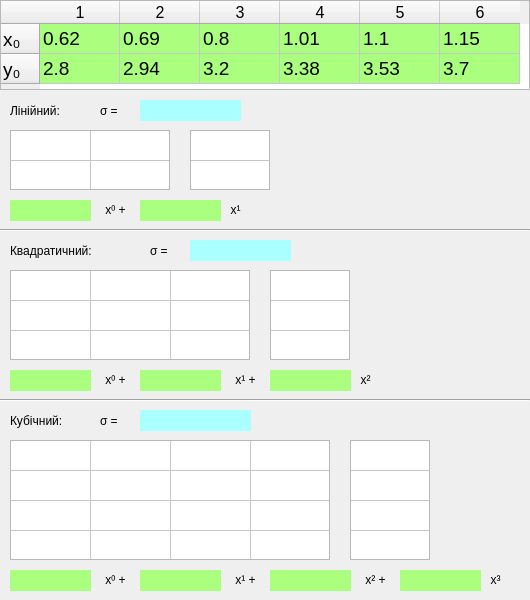
<?xml version="1.0" encoding="UTF-8"?>
<ui version="4.0">
 <class>MainWindow</class>
 <widget class="QMainWindow" name="MainWindow">
  <property name="geometry">
   <rect>
    <x>0</x>
    <y>0</y>
    <width>530</width>
    <height>600</height>
   </rect>
  </property>
  <property name="minimumSize">
   <size>
    <width>530</width>
    <height>600</height>
   </size>
  </property>
  <property name="maximumSize">
   <size>
    <width>530</width>
    <height>600</height>
   </size>
  </property>
  <property name="windowTitle">
   <string>Апроксимація функції</string>
  </property>
  <widget class="QWidget" name="centralwidget">
   <widget class="QLabel" name="label">
    <property name="geometry">
     <rect>
      <x>10</x>
      <y>100</y>
      <width>91</width>
      <height>21</height>
     </rect>
    </property>
    <property name="styleSheet">
     <string notr="true">font: 14pt &quot;MS Shell Dlg 2&quot;;</string>
    </property>
    <property name="text">
     <string>Лінійний:</string>
    </property>
   </widget>
   <widget class="QTableWidget" name="matrix1">
    <property name="geometry">
     <rect>
      <x>10</x>
      <y>130</y>
      <width>160</width>
      <height>60</height>
     </rect>
    </property>
    <property name="sizePolicy">
     <sizepolicy hsizetype="Expanding" vsizetype="Expanding">
      <horstretch>160</horstretch>
      <verstretch>60</verstretch>
     </sizepolicy>
    </property>
    <property name="minimumSize">
     <size>
      <width>160</width>
      <height>60</height>
     </size>
    </property>
    <property name="styleSheet">
     <string notr="true">font: 12pt &quot;Segoe UI&quot;;</string>
    </property>
    <property name="verticalScrollBarPolicy">
     <enum>Qt::ScrollBarAlwaysOff</enum>
    </property>
    <property name="horizontalScrollBarPolicy">
     <enum>Qt::ScrollBarAlwaysOff</enum>
    </property>
    <property name="editTriggers">
     <set>QAbstractItemView::NoEditTriggers</set>
    </property>
    <attribute name="horizontalHeaderVisible">
     <bool>false</bool>
    </attribute>
    <attribute name="horizontalHeaderMinimumSectionSize">
     <number>50</number>
    </attribute>
    <attribute name="horizontalHeaderDefaultSectionSize">
     <number>80</number>
    </attribute>
    <attribute name="verticalHeaderVisible">
     <bool>false</bool>
    </attribute>
    <attribute name="verticalHeaderMinimumSectionSize">
     <number>30</number>
    </attribute>
    <row>
     <property name="text">
      <string>New Row</string>
     </property>
    </row>
    <row>
     <property name="text">
      <string>New Row</string>
     </property>
    </row>
    <column>
     <property name="text">
      <string>New Column</string>
     </property>
    </column>
    <column>
     <property name="text">
      <string>New Column</string>
     </property>
    </column>
   </widget>
   <widget class="QTableWidget" name="vector1">
    <property name="geometry">
     <rect>
      <x>190</x>
      <y>130</y>
      <width>80</width>
      <height>60</height>
     </rect>
    </property>
    <property name="minimumSize">
     <size>
      <width>80</width>
      <height>60</height>
     </size>
    </property>
    <property name="maximumSize">
     <size>
      <width>80</width>
      <height>60</height>
     </size>
    </property>
    <property name="styleSheet">
     <string notr="true">font: 12pt &quot;Segoe UI&quot;;</string>
    </property>
    <property name="verticalScrollBarPolicy">
     <enum>Qt::ScrollBarAlwaysOff</enum>
    </property>
    <property name="horizontalScrollBarPolicy">
     <enum>Qt::ScrollBarAlwaysOff</enum>
    </property>
    <property name="editTriggers">
     <set>QAbstractItemView::NoEditTriggers</set>
    </property>
    <attribute name="horizontalHeaderVisible">
     <bool>false</bool>
    </attribute>
    <attribute name="horizontalHeaderMinimumSectionSize">
     <number>50</number>
    </attribute>
    <attribute name="horizontalHeaderDefaultSectionSize">
     <number>80</number>
    </attribute>
    <attribute name="verticalHeaderVisible">
     <bool>false</bool>
    </attribute>
    <attribute name="verticalHeaderMinimumSectionSize">
     <number>30</number>
    </attribute>
    <row>
     <property name="text">
      <string>New Row</string>
     </property>
    </row>
    <row>
     <property name="text">
      <string>New Row</string>
     </property>
    </row>
    <column>
     <property name="text">
      <string>New Column</string>
     </property>
    </column>
   </widget>
   <widget class="QTableWidget" name="vector2">
    <property name="geometry">
     <rect>
      <x>270</x>
      <y>270</y>
      <width>80</width>
      <height>90</height>
     </rect>
    </property>
    <property name="minimumSize">
     <size>
      <width>80</width>
      <height>90</height>
     </size>
    </property>
    <property name="maximumSize">
     <size>
      <width>80</width>
      <height>90</height>
     </size>
    </property>
    <property name="styleSheet">
     <string notr="true">font: 12pt &quot;Segoe UI&quot;;</string>
    </property>
    <property name="verticalScrollBarPolicy">
     <enum>Qt::ScrollBarAlwaysOff</enum>
    </property>
    <property name="horizontalScrollBarPolicy">
     <enum>Qt::ScrollBarAlwaysOff</enum>
    </property>
    <property name="editTriggers">
     <set>QAbstractItemView::NoEditTriggers</set>
    </property>
    <attribute name="horizontalHeaderVisible">
     <bool>false</bool>
    </attribute>
    <attribute name="horizontalHeaderMinimumSectionSize">
     <number>50</number>
    </attribute>
    <attribute name="horizontalHeaderDefaultSectionSize">
     <number>80</number>
    </attribute>
    <attribute name="verticalHeaderVisible">
     <bool>false</bool>
    </attribute>
    <attribute name="verticalHeaderMinimumSectionSize">
     <number>30</number>
    </attribute>
    <row>
     <property name="text">
      <string>New Row</string>
     </property>
    </row>
    <row>
     <property name="text">
      <string>New Row</string>
     </property>
    </row>
    <row>
     <property name="text">
      <string>New Row</string>
     </property>
    </row>
    <column>
     <property name="text">
      <string>New Column</string>
     </property>
    </column>
   </widget>
   <widget class="QTableWidget" name="matrix2">
    <property name="geometry">
     <rect>
      <x>10</x>
      <y>270</y>
      <width>240</width>
      <height>90</height>
     </rect>
    </property>
    <property name="minimumSize">
     <size>
      <width>240</width>
      <height>90</height>
     </size>
    </property>
    <property name="maximumSize">
     <size>
      <width>240</width>
      <height>90</height>
     </size>
    </property>
    <property name="styleSheet">
     <string notr="true">font: 12pt &quot;Segoe UI&quot;;</string>
    </property>
    <property name="verticalScrollBarPolicy">
     <enum>Qt::ScrollBarAlwaysOff</enum>
    </property>
    <property name="horizontalScrollBarPolicy">
     <enum>Qt::ScrollBarAlwaysOff</enum>
    </property>
    <property name="editTriggers">
     <set>QAbstractItemView::NoEditTriggers</set>
    </property>
    <attribute name="horizontalHeaderVisible">
     <bool>false</bool>
    </attribute>
    <attribute name="horizontalHeaderMinimumSectionSize">
     <number>50</number>
    </attribute>
    <attribute name="horizontalHeaderDefaultSectionSize">
     <number>80</number>
    </attribute>
    <attribute name="verticalHeaderVisible">
     <bool>false</bool>
    </attribute>
    <attribute name="verticalHeaderMinimumSectionSize">
     <number>30</number>
    </attribute>
    <row>
     <property name="text">
      <string>New Row</string>
     </property>
    </row>
    <row>
     <property name="text">
      <string>New Row</string>
     </property>
    </row>
    <row>
     <property name="text">
      <string>New Row</string>
     </property>
    </row>
    <column>
     <property name="text">
      <string>New Column</string>
     </property>
    </column>
    <column>
     <property name="text">
      <string>New Column</string>
     </property>
    </column>
    <column>
     <property name="text">
      <string>New Column</string>
     </property>
    </column>
   </widget>
   <widget class="QTableWidget" name="matrix3">
    <property name="geometry">
     <rect>
      <x>10</x>
      <y>440</y>
      <width>320</width>
      <height>120</height>
     </rect>
    </property>
    <property name="minimumSize">
     <size>
      <width>320</width>
      <height>120</height>
     </size>
    </property>
    <property name="maximumSize">
     <size>
      <width>320</width>
      <height>120</height>
     </size>
    </property>
    <property name="styleSheet">
     <string notr="true">font: 12pt &quot;Segoe UI&quot;;</string>
    </property>
    <property name="verticalScrollBarPolicy">
     <enum>Qt::ScrollBarAlwaysOff</enum>
    </property>
    <property name="horizontalScrollBarPolicy">
     <enum>Qt::ScrollBarAlwaysOff</enum>
    </property>
    <property name="editTriggers">
     <set>QAbstractItemView::NoEditTriggers</set>
    </property>
    <attribute name="horizontalHeaderVisible">
     <bool>false</bool>
    </attribute>
    <attribute name="horizontalHeaderMinimumSectionSize">
     <number>50</number>
    </attribute>
    <attribute name="horizontalHeaderDefaultSectionSize">
     <number>80</number>
    </attribute>
    <attribute name="verticalHeaderVisible">
     <bool>false</bool>
    </attribute>
    <attribute name="verticalHeaderMinimumSectionSize">
     <number>30</number>
    </attribute>
    <row>
     <property name="text">
      <string>New Row</string>
     </property>
    </row>
    <row>
     <property name="text">
      <string>New Row</string>
     </property>
    </row>
    <row>
     <property name="text">
      <string>New Row</string>
     </property>
    </row>
    <row>
     <property name="text">
      <string>New Row</string>
     </property>
    </row>
    <column>
     <property name="text">
      <string>New Column</string>
     </property>
    </column>
    <column>
     <property name="text">
      <string>New Column</string>
     </property>
    </column>
    <column>
     <property name="text">
      <string>New Column</string>
     </property>
    </column>
    <column>
     <property name="text">
      <string>New Column</string>
     </property>
    </column>
   </widget>
   <widget class="QTableWidget" name="vector3">
    <property name="geometry">
     <rect>
      <x>350</x>
      <y>440</y>
      <width>80</width>
      <height>120</height>
     </rect>
    </property>
    <property name="minimumSize">
     <size>
      <width>80</width>
      <height>120</height>
     </size>
    </property>
    <property name="maximumSize">
     <size>
      <width>80</width>
      <height>120</height>
     </size>
    </property>
    <property name="styleSheet">
     <string notr="true">font: 12pt &quot;Segoe UI&quot;;</string>
    </property>
    <property name="verticalScrollBarPolicy">
     <enum>Qt::ScrollBarAlwaysOff</enum>
    </property>
    <property name="horizontalScrollBarPolicy">
     <enum>Qt::ScrollBarAlwaysOff</enum>
    </property>
    <property name="editTriggers">
     <set>QAbstractItemView::NoEditTriggers</set>
    </property>
    <attribute name="horizontalHeaderVisible">
     <bool>false</bool>
    </attribute>
    <attribute name="horizontalHeaderMinimumSectionSize">
     <number>50</number>
    </attribute>
    <attribute name="horizontalHeaderDefaultSectionSize">
     <number>80</number>
    </attribute>
    <attribute name="verticalHeaderVisible">
     <bool>false</bool>
    </attribute>
    <attribute name="verticalHeaderMinimumSectionSize">
     <number>30</number>
    </attribute>
    <row>
     <property name="text">
      <string>New Row</string>
     </property>
    </row>
    <row>
     <property name="text">
      <string>New Row</string>
     </property>
    </row>
    <row>
     <property name="text">
      <string>New Row</string>
     </property>
    </row>
    <row>
     <property name="text">
      <string>New Row</string>
     </property>
    </row>
    <column>
     <property name="text">
      <string>New Column</string>
     </property>
    </column>
   </widget>
   <widget class="QLabel" name="label_2">
    <property name="geometry">
     <rect>
      <x>10</x>
      <y>240</y>
      <width>141</width>
      <height>21</height>
     </rect>
    </property>
    <property name="styleSheet">
     <string notr="true">font: 14pt &quot;MS Shell Dlg 2&quot;;</string>
    </property>
    <property name="text">
     <string>Квадратичний:</string>
    </property>
   </widget>
   <widget class="QLabel" name="label_3">
    <property name="geometry">
     <rect>
      <x>10</x>
      <y>410</y>
      <width>91</width>
      <height>21</height>
     </rect>
    </property>
    <property name="styleSheet">
     <string notr="true">font: 14pt &quot;MS Shell Dlg 2&quot;;</string>
    </property>
    <property name="text">
     <string>Кубічний:</string>
    </property>
   </widget>
   <widget class="QLineEdit" name="a0Linear">
    <property name="geometry">
     <rect>
      <x>10</x>
      <y>200</y>
      <width>81</width>
      <height>21</height>
     </rect>
    </property>
    <property name="styleSheet">
     <string notr="true">font: italic 14pt &quot;Segoe UI&quot;;
background-color: rgb(170, 255, 127);</string>
    </property>
    <property name="frame">
     <bool>false</bool>
    </property>
   </widget>
   <widget class="QLineEdit" name="a1Linear">
    <property name="geometry">
     <rect>
      <x>140</x>
      <y>200</y>
      <width>81</width>
      <height>21</height>
     </rect>
    </property>
    <property name="styleSheet">
     <string notr="true">font: italic 14pt &quot;Segoe UI&quot;;
background-color: rgb(170, 255, 127);</string>
    </property>
    <property name="frame">
     <bool>false</bool>
    </property>
   </widget>
   <widget class="QLabel" name="label_5">
    <property name="geometry">
     <rect>
      <x>220</x>
      <y>200</y>
      <width>31</width>
      <height>20</height>
     </rect>
    </property>
    <property name="styleSheet">
     <string notr="true">font: 14pt &quot;MS Shell Dlg 2&quot;;</string>
    </property>
    <property name="text">
     <string>x¹</string>
    </property>
    <property name="alignment">
     <set>Qt::AlignCenter</set>
    </property>
   </widget>
   <widget class="QLabel" name="label_6">
    <property name="geometry">
     <rect>
      <x>350</x>
      <y>370</y>
      <width>31</width>
      <height>20</height>
     </rect>
    </property>
    <property name="styleSheet">
     <string notr="true">font: 14pt &quot;MS Shell Dlg 2&quot;;</string>
    </property>
    <property name="text">
     <string>x²</string>
    </property>
    <property name="alignment">
     <set>Qt::AlignCenter</set>
    </property>
   </widget>
   <widget class="QLabel" name="label_7">
    <property name="geometry">
     <rect>
      <x>90</x>
      <y>200</y>
      <width>51</width>
      <height>21</height>
     </rect>
    </property>
    <property name="styleSheet">
     <string notr="true">font: 14pt &quot;MS Shell Dlg 2&quot;;</string>
    </property>
    <property name="text">
     <string>x⁰ +</string>
    </property>
    <property name="alignment">
     <set>Qt::AlignCenter</set>
    </property>
   </widget>
   <widget class="QLabel" name="label_12">
    <property name="geometry">
     <rect>
      <x>100</x>
      <y>100</y>
      <width>41</width>
      <height>21</height>
     </rect>
    </property>
    <property name="styleSheet">
     <string notr="true">font: 14pt &quot;MS Shell Dlg 2&quot;;</string>
    </property>
    <property name="text">
     <string>σ =</string>
    </property>
   </widget>
   <widget class="QLabel" name="label_14">
    <property name="geometry">
     <rect>
      <x>90</x>
      <y>370</y>
      <width>51</width>
      <height>21</height>
     </rect>
    </property>
    <property name="styleSheet">
     <string notr="true">font: 14pt &quot;MS Shell Dlg 2&quot;;</string>
    </property>
    <property name="text">
     <string>x⁰ +</string>
    </property>
    <property name="alignment">
     <set>Qt::AlignCenter</set>
    </property>
   </widget>
   <widget class="QLineEdit" name="a1Square">
    <property name="geometry">
     <rect>
      <x>140</x>
      <y>370</y>
      <width>81</width>
      <height>21</height>
     </rect>
    </property>
    <property name="styleSheet">
     <string notr="true">font: italic 14pt &quot;Segoe UI&quot;;
background-color: rgb(170, 255, 127);</string>
    </property>
    <property name="frame">
     <bool>false</bool>
    </property>
   </widget>
   <widget class="QLineEdit" name="a0Square">
    <property name="geometry">
     <rect>
      <x>10</x>
      <y>370</y>
      <width>81</width>
      <height>21</height>
     </rect>
    </property>
    <property name="styleSheet">
     <string notr="true">font: italic 14pt &quot;Segoe UI&quot;;
background-color: rgb(170, 255, 127);</string>
    </property>
    <property name="frame">
     <bool>false</bool>
    </property>
   </widget>
   <widget class="QLabel" name="label_16">
    <property name="geometry">
     <rect>
      <x>220</x>
      <y>370</y>
      <width>51</width>
      <height>20</height>
     </rect>
    </property>
    <property name="styleSheet">
     <string notr="true">font: 14pt &quot;MS Shell Dlg 2&quot;;</string>
    </property>
    <property name="text">
     <string>x¹ +</string>
    </property>
    <property name="alignment">
     <set>Qt::AlignCenter</set>
    </property>
   </widget>
   <widget class="QLineEdit" name="a2Square">
    <property name="geometry">
     <rect>
      <x>270</x>
      <y>370</y>
      <width>81</width>
      <height>21</height>
     </rect>
    </property>
    <property name="styleSheet">
     <string notr="true">font: italic 14pt &quot;Segoe UI&quot;;
background-color: rgb(170, 255, 127);</string>
    </property>
    <property name="frame">
     <bool>false</bool>
    </property>
   </widget>
   <widget class="QLineEdit" name="error1">
    <property name="geometry">
     <rect>
      <x>140</x>
      <y>100</y>
      <width>101</width>
      <height>21</height>
     </rect>
    </property>
    <property name="styleSheet">
     <string notr="true">font: italic 14pt &quot;Segoe UI&quot;;
background-color: rgb(170, 255, 255);</string>
    </property>
    <property name="frame">
     <bool>false</bool>
    </property>
   </widget>
   <widget class="QLabel" name="label_17">
    <property name="geometry">
     <rect>
      <x>150</x>
      <y>240</y>
      <width>31</width>
      <height>21</height>
     </rect>
    </property>
    <property name="styleSheet">
     <string notr="true">font: 14pt &quot;MS Shell Dlg 2&quot;;</string>
    </property>
    <property name="text">
     <string>σ =</string>
    </property>
   </widget>
   <widget class="QLineEdit" name="error2">
    <property name="geometry">
     <rect>
      <x>190</x>
      <y>240</y>
      <width>101</width>
      <height>21</height>
     </rect>
    </property>
    <property name="styleSheet">
     <string notr="true">font: italic 14pt &quot;Segoe UI&quot;;
background-color: rgb(170, 255, 255);</string>
    </property>
    <property name="frame">
     <bool>false</bool>
    </property>
   </widget>
   <widget class="QLineEdit" name="a1Cube">
    <property name="geometry">
     <rect>
      <x>140</x>
      <y>570</y>
      <width>81</width>
      <height>21</height>
     </rect>
    </property>
    <property name="styleSheet">
     <string notr="true">font: italic 14pt &quot;Segoe UI&quot;;
background-color: rgb(170, 255, 127);</string>
    </property>
    <property name="frame">
     <bool>false</bool>
    </property>
   </widget>
   <widget class="QLabel" name="label_19">
    <property name="geometry">
     <rect>
      <x>90</x>
      <y>570</y>
      <width>51</width>
      <height>21</height>
     </rect>
    </property>
    <property name="styleSheet">
     <string notr="true">font: 14pt &quot;MS Shell Dlg 2&quot;;</string>
    </property>
    <property name="text">
     <string>x⁰ +</string>
    </property>
    <property name="alignment">
     <set>Qt::AlignCenter</set>
    </property>
   </widget>
   <widget class="QLineEdit" name="a0Cube">
    <property name="geometry">
     <rect>
      <x>10</x>
      <y>570</y>
      <width>81</width>
      <height>21</height>
     </rect>
    </property>
    <property name="styleSheet">
     <string notr="true">font: italic 14pt &quot;Segoe UI&quot;;
background-color: rgb(170, 255, 127);</string>
    </property>
    <property name="frame">
     <bool>false</bool>
    </property>
   </widget>
   <widget class="QLineEdit" name="error3">
    <property name="geometry">
     <rect>
      <x>140</x>
      <y>410</y>
      <width>111</width>
      <height>21</height>
     </rect>
    </property>
    <property name="styleSheet">
     <string notr="true">font: italic 14pt &quot;Segoe UI&quot;;
background-color: rgb(170, 255, 255);</string>
    </property>
    <property name="frame">
     <bool>false</bool>
    </property>
   </widget>
   <widget class="QLineEdit" name="a2Cube">
    <property name="geometry">
     <rect>
      <x>270</x>
      <y>570</y>
      <width>81</width>
      <height>21</height>
     </rect>
    </property>
    <property name="styleSheet">
     <string notr="true">font: italic 14pt &quot;Segoe UI&quot;;
background-color: rgb(170, 255, 127);</string>
    </property>
    <property name="frame">
     <bool>false</bool>
    </property>
   </widget>
   <widget class="QLabel" name="label_20">
    <property name="geometry">
     <rect>
      <x>100</x>
      <y>410</y>
      <width>41</width>
      <height>21</height>
     </rect>
    </property>
    <property name="styleSheet">
     <string notr="true">font: 14pt &quot;MS Shell Dlg 2&quot;;</string>
    </property>
    <property name="text">
     <string>σ =</string>
    </property>
   </widget>
   <widget class="QLabel" name="label_21">
    <property name="geometry">
     <rect>
      <x>220</x>
      <y>570</y>
      <width>51</width>
      <height>20</height>
     </rect>
    </property>
    <property name="styleSheet">
     <string notr="true">font: 14pt &quot;MS Shell Dlg 2&quot;;</string>
    </property>
    <property name="text">
     <string>x¹ +</string>
    </property>
    <property name="alignment">
     <set>Qt::AlignCenter</set>
    </property>
   </widget>
   <widget class="Line" name="line_2">
    <property name="geometry">
     <rect>
      <x>0</x>
      <y>390</y>
      <width>530</width>
      <height>21</height>
     </rect>
    </property>
    <property name="orientation">
     <enum>Qt::Horizontal</enum>
    </property>
   </widget>
   <widget class="Line" name="line_3">
    <property name="geometry">
     <rect>
      <x>0</x>
      <y>220</y>
      <width>530</width>
      <height>21</height>
     </rect>
    </property>
    <property name="orientation">
     <enum>Qt::Horizontal</enum>
    </property>
   </widget>
   <widget class="QLineEdit" name="a3Cube">
    <property name="geometry">
     <rect>
      <x>400</x>
      <y>570</y>
      <width>81</width>
      <height>21</height>
     </rect>
    </property>
    <property name="styleSheet">
     <string notr="true">font: italic 14pt &quot;Segoe UI&quot;;
background-color: rgb(170, 255, 127);</string>
    </property>
    <property name="frame">
     <bool>false</bool>
    </property>
   </widget>
   <widget class="QLabel" name="label_9">
    <property name="geometry">
     <rect>
      <x>480</x>
      <y>570</y>
      <width>31</width>
      <height>20</height>
     </rect>
    </property>
    <property name="styleSheet">
     <string notr="true">font: 14pt &quot;MS Shell Dlg 2&quot;;</string>
    </property>
    <property name="text">
     <string>x³</string>
    </property>
    <property name="alignment">
     <set>Qt::AlignCenter</set>
    </property>
   </widget>
   <widget class="QLabel" name="label_22">
    <property name="geometry">
     <rect>
      <x>350</x>
      <y>570</y>
      <width>51</width>
      <height>20</height>
     </rect>
    </property>
    <property name="styleSheet">
     <string notr="true">font: 14pt &quot;MS Shell Dlg 2&quot;;</string>
    </property>
    <property name="text">
     <string>x² +</string>
    </property>
    <property name="alignment">
     <set>Qt::AlignCenter</set>
    </property>
   </widget>
   <widget class="QTableWidget" name="inputTable">
    <property name="geometry">
     <rect>
      <x>0</x>
      <y>0</y>
      <width>530</width>
      <height>90</height>
     </rect>
    </property>
    <property name="minimumSize">
     <size>
      <width>530</width>
      <height>90</height>
     </size>
    </property>
    <property name="maximumSize">
     <size>
      <width>530</width>
      <height>90</height>
     </size>
    </property>
    <property name="styleSheet">
     <string notr="true">font: 12pt &quot;Segoe UI&quot;;</string>
    </property>
    <property name="verticalScrollBarPolicy">
     <enum>Qt::ScrollBarAlwaysOff</enum>
    </property>
    <property name="horizontalScrollBarPolicy">
     <enum>Qt::ScrollBarAlwaysOff</enum>
    </property>
    <property name="editTriggers">
     <set>QAbstractItemView::NoEditTriggers</set>
    </property>
    <attribute name="horizontalHeaderMinimumSectionSize">
     <number>50</number>
    </attribute>
    <attribute name="horizontalHeaderDefaultSectionSize">
     <number>80</number>
    </attribute>
    <attribute name="verticalHeaderMinimumSectionSize">
     <number>30</number>
    </attribute>
    <row>
     <property name="text">
      <string>x₀   </string>
     </property>
     <property name="font">
      <font>
       <pointsize>14</pointsize>
      </font>
     </property>
     <property name="background">
      <color>
       <red>170</red>
       <green>255</green>
       <blue>127</blue>
      </color>
     </property>
    </row>
    <row>
     <property name="text">
      <string>y₀   </string>
     </property>
     <property name="font">
      <font>
       <pointsize>14</pointsize>
      </font>
     </property>
     <property name="background">
      <color>
       <red>170</red>
       <green>255</green>
       <blue>127</blue>
      </color>
     </property>
    </row>
    <column>
     <property name="text">
      <string>1</string>
     </property>
     <property name="font">
      <font>
       <pointsize>12</pointsize>
      </font>
     </property>
    </column>
    <column>
     <property name="text">
      <string>2</string>
     </property>
     <property name="font">
      <font>
       <pointsize>12</pointsize>
      </font>
     </property>
    </column>
    <column>
     <property name="text">
      <string>3</string>
     </property>
     <property name="font">
      <font>
       <pointsize>12</pointsize>
      </font>
     </property>
    </column>
    <column>
     <property name="text">
      <string>4</string>
     </property>
     <property name="font">
      <font>
       <pointsize>12</pointsize>
      </font>
     </property>
    </column>
    <column>
     <property name="text">
      <string>5</string>
     </property>
     <property name="font">
      <font>
       <pointsize>12</pointsize>
      </font>
     </property>
    </column>
    <column>
     <property name="text">
      <string>6</string>
     </property>
     <property name="font">
      <font>
       <pointsize>12</pointsize>
      </font>
     </property>
    </column>
    <item row="0" column="0">
     <property name="text">
      <string>0.62</string>
     </property>
     <property name="font">
      <font>
       <pointsize>14</pointsize>
      </font>
     </property>
     <property name="background">
      <brush brushstyle="SolidPattern">
       <color alpha="255">
        <red>170</red>
        <green>255</green>
        <blue>127</blue>
       </color>
      </brush>
     </property>
    </item>
    <item row="0" column="1">
     <property name="text">
      <string>0.69</string>
     </property>
     <property name="font">
      <font>
       <pointsize>14</pointsize>
      </font>
     </property>
     <property name="background">
      <brush brushstyle="SolidPattern">
       <color alpha="255">
        <red>170</red>
        <green>255</green>
        <blue>127</blue>
       </color>
      </brush>
     </property>
    </item>
    <item row="0" column="2">
     <property name="text">
      <string>0.8</string>
     </property>
     <property name="font">
      <font>
       <pointsize>14</pointsize>
      </font>
     </property>
     <property name="background">
      <brush brushstyle="SolidPattern">
       <color alpha="255">
        <red>170</red>
        <green>255</green>
        <blue>127</blue>
       </color>
      </brush>
     </property>
    </item>
    <item row="0" column="3">
     <property name="text">
      <string>1.01</string>
     </property>
     <property name="font">
      <font>
       <pointsize>14</pointsize>
      </font>
     </property>
     <property name="background">
      <brush brushstyle="SolidPattern">
       <color alpha="255">
        <red>170</red>
        <green>255</green>
        <blue>127</blue>
       </color>
      </brush>
     </property>
    </item>
    <item row="0" column="4">
     <property name="text">
      <string>1.1</string>
     </property>
     <property name="font">
      <font>
       <pointsize>14</pointsize>
      </font>
     </property>
     <property name="background">
      <brush brushstyle="SolidPattern">
       <color alpha="255">
        <red>170</red>
        <green>255</green>
        <blue>127</blue>
       </color>
      </brush>
     </property>
    </item>
    <item row="0" column="5">
     <property name="text">
      <string>1.15</string>
     </property>
     <property name="font">
      <font>
       <pointsize>14</pointsize>
      </font>
     </property>
     <property name="background">
      <brush brushstyle="SolidPattern">
       <color alpha="255">
        <red>170</red>
        <green>255</green>
        <blue>127</blue>
       </color>
      </brush>
     </property>
    </item>
    <item row="1" column="0">
     <property name="text">
      <string>2.8</string>
     </property>
     <property name="font">
      <font>
       <pointsize>14</pointsize>
      </font>
     </property>
     <property name="background">
      <brush brushstyle="SolidPattern">
       <color alpha="255">
        <red>170</red>
        <green>255</green>
        <blue>127</blue>
       </color>
      </brush>
     </property>
    </item>
    <item row="1" column="1">
     <property name="text">
      <string>2.94</string>
     </property>
     <property name="font">
      <font>
       <pointsize>14</pointsize>
      </font>
     </property>
     <property name="background">
      <brush brushstyle="SolidPattern">
       <color alpha="255">
        <red>170</red>
        <green>255</green>
        <blue>127</blue>
       </color>
      </brush>
     </property>
    </item>
    <item row="1" column="2">
     <property name="text">
      <string>3.2</string>
     </property>
     <property name="font">
      <font>
       <pointsize>14</pointsize>
      </font>
     </property>
     <property name="background">
      <brush brushstyle="SolidPattern">
       <color alpha="255">
        <red>170</red>
        <green>255</green>
        <blue>127</blue>
       </color>
      </brush>
     </property>
    </item>
    <item row="1" column="3">
     <property name="text">
      <string>3.38</string>
     </property>
     <property name="font">
      <font>
       <pointsize>14</pointsize>
      </font>
     </property>
     <property name="background">
      <brush brushstyle="SolidPattern">
       <color alpha="255">
        <red>170</red>
        <green>255</green>
        <blue>127</blue>
       </color>
      </brush>
     </property>
    </item>
    <item row="1" column="4">
     <property name="text">
      <string>3.53</string>
     </property>
     <property name="font">
      <font>
       <pointsize>14</pointsize>
      </font>
     </property>
     <property name="background">
      <brush brushstyle="SolidPattern">
       <color alpha="255">
        <red>170</red>
        <green>255</green>
        <blue>127</blue>
       </color>
      </brush>
     </property>
    </item>
    <item row="1" column="5">
     <property name="text">
      <string>3.7</string>
     </property>
     <property name="font">
      <font>
       <pointsize>14</pointsize>
      </font>
     </property>
     <property name="background">
      <brush brushstyle="SolidPattern">
       <color alpha="255">
        <red>170</red>
        <green>255</green>
        <blue>127</blue>
       </color>
      </brush>
     </property>
    </item>
   </widget>
  </widget>
 </widget>
 <resources/>
 <connections/>
</ui>
